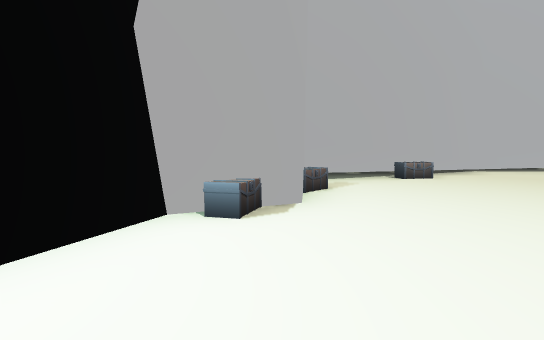
view 1 (above)

24 first-person views from a walk through a 3-D level made in the Unity game engine. The camera is 1.4 m above the floor, tilts 4° down and sees 75° across. The floor is counted in squares, 2 m on a side. Each view is taken from the middle of a square. On the plan, view 1 faces up. The plan holds only what a view shows up to about 11 squares ahead; the rest is blank. The place goes on beyond the plan. Some animated figures are left out.

view 2
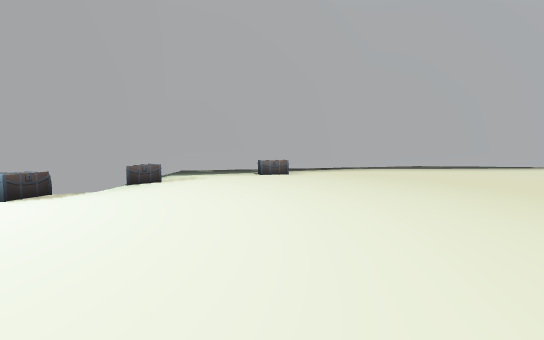

view 3
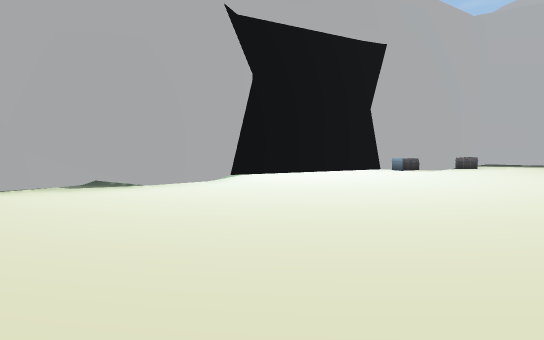

view 4
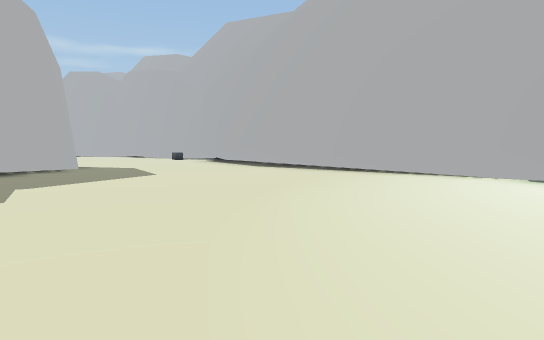

view 5
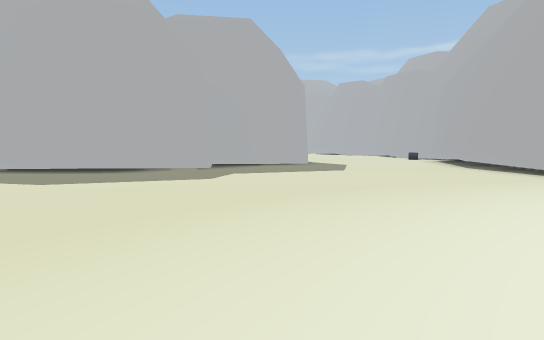

view 6
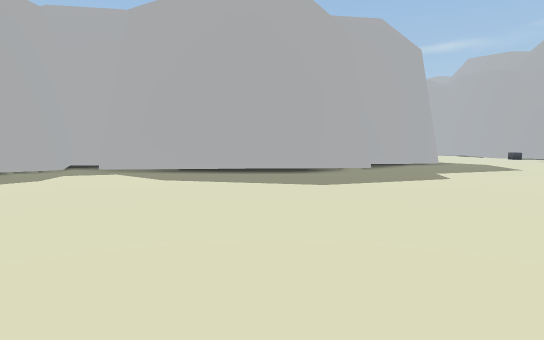

view 7
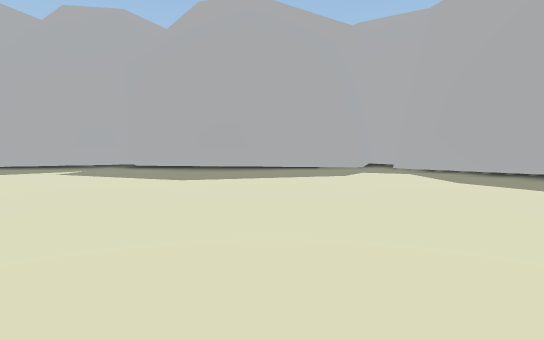

view 8
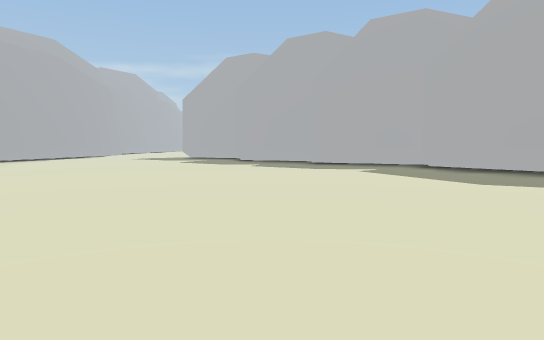

view 9
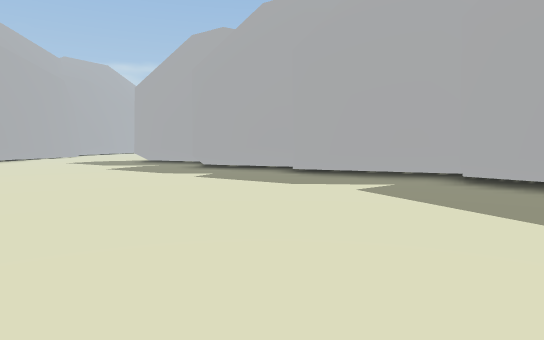

view 10
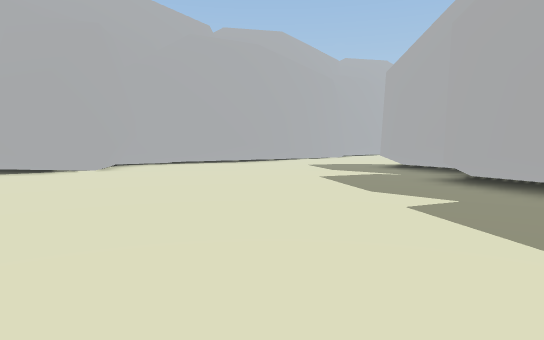

view 11
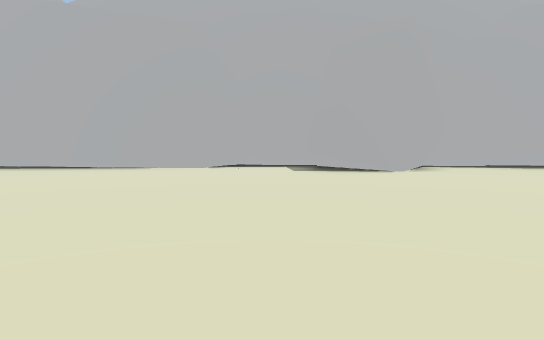

view 12
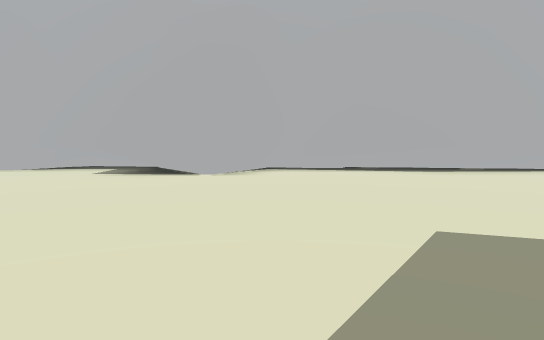

view 13
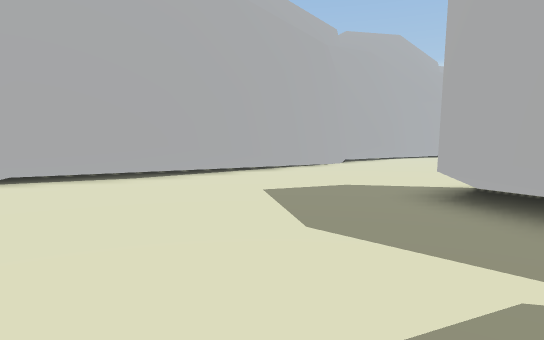

view 14
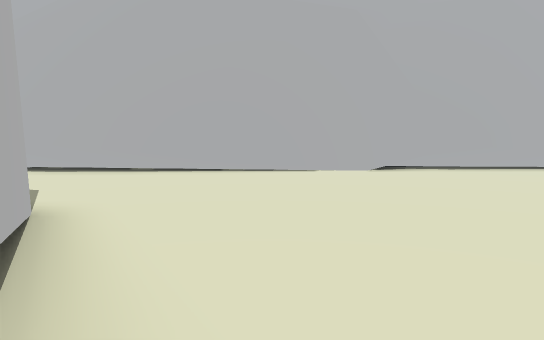

view 15
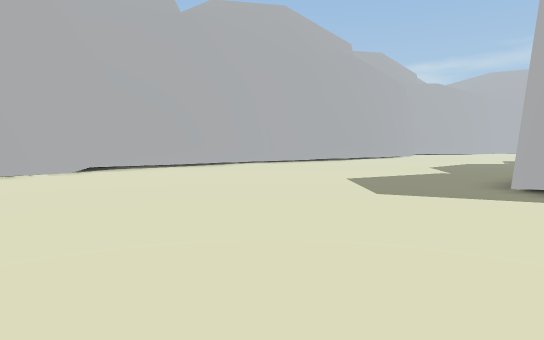

view 16
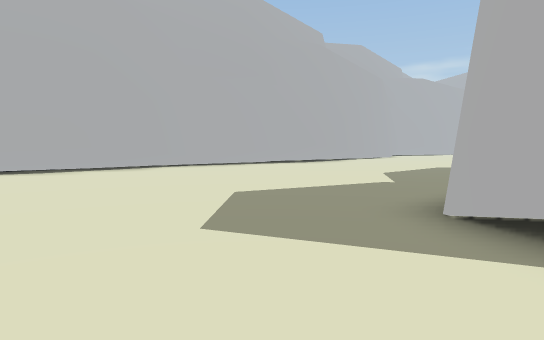

view 17
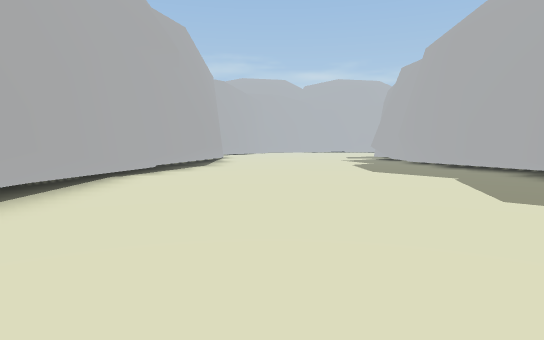

view 18
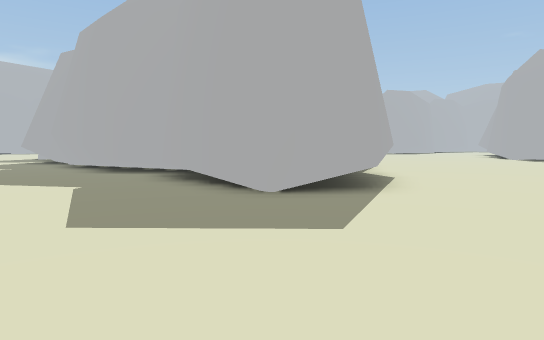

view 19
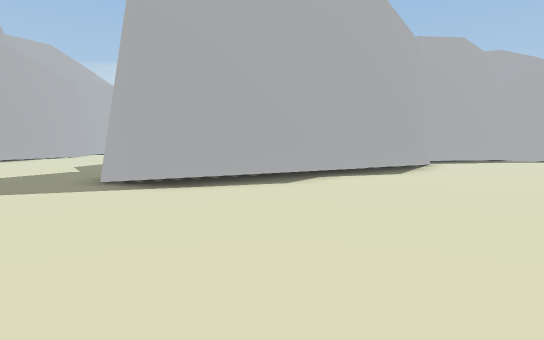

view 20
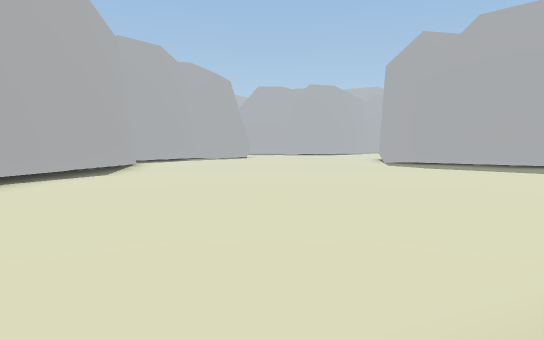

view 21
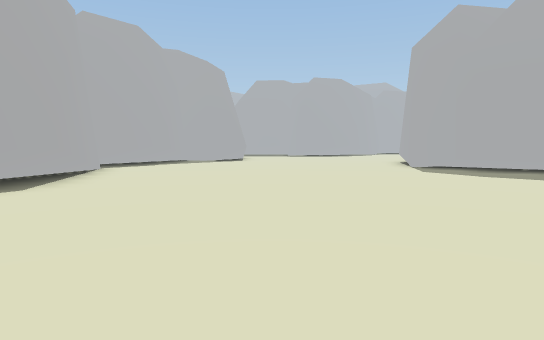

view 22
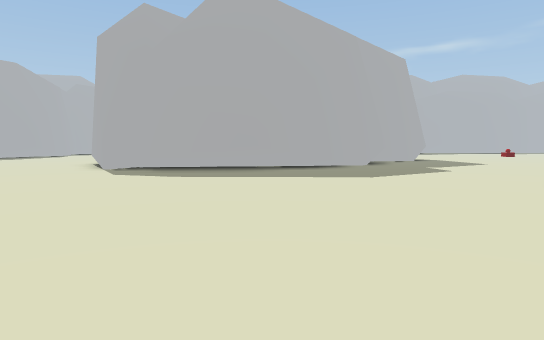

view 23
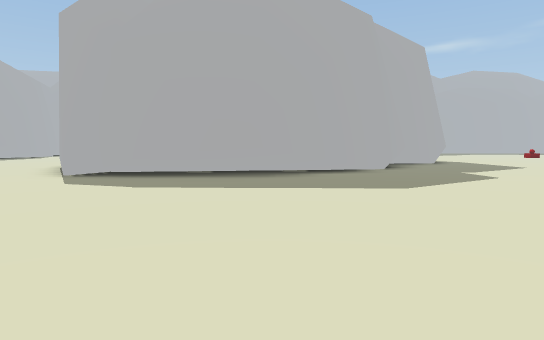

view 24
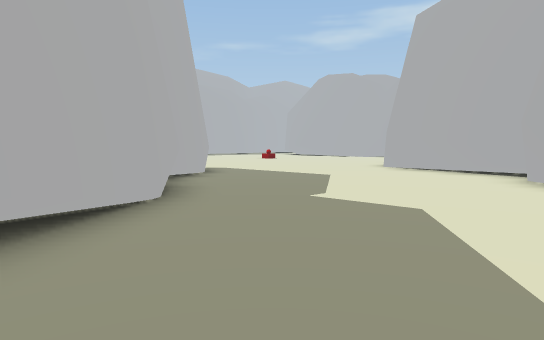

### Floor plan
Points are (right, up) in squares from view 1. A wall is a line through its corners. A room is listed if a view was taken in it or the views show most of it. See-through windows are left out.
Room 1 (views 1, 2, 3, 4, 5, 6, 7, 8, 9, 10, 11, 12, 13, 14, 15, 16, 17, 18, 19, 20, 21, 22, 23, 24)
walls: (20.2, -5.8) (20.1, -4.9) (21.9, -2.5); (22.7, -2.7) (22.6, -1.6) (24.2, 0.6); (26.1, 1.4) (27.8, 3.7); (15, -11.1) (16.9, -6.7) (19.6, -5.4); (10.9, -10.1) (13.7, -10.8); (23.9, -14.5) (22.6, -18.3); (23.9, -14.5) (23.5, -16.6); (25.6, -13.8) (25, -14.4); (29.5, 3.6) (30.6, 1.7); (23.7, -15.9) (22.9, -18.2); (8.8, -9.9) (11.8, -10.3); (21.6, 8.8) (17.9, 8.1); (8.4, -10.1) (8.9, -9.9) (14, -11.1); (17.2, 10) (15.9, 9.9) (15, 10.2); (22.1, 10.2) (21, 8.7); (16.7, 10.5) (14.6, 10) (6.6, 8.9) (5.3, 9.3); (5.9, -12) (8.7, -9.9); (30.7, -17.5) (34.5, -14.6) (37.4, -14.8) (37.6, -15.2) (38.8, -15.2); (29.5, -18.9) (30.8, -17.5); (27.7, -20.9) (29.2, -19.7); (7.2, 10.4) (1.3, 6.7) (0.5, 6.6); (26.6, -22.2) (27.8, -20.8); (40.2, -3.5) (38.8, -2.8) (37.8, -0.1) (38.6, 1.1) (38.9, 1.3) (42.3, 1.2); (34.7, 9.9) (26.5, 8.8) (22.2, 10.1) (21.3, 8.8); (2.6, -14.5) (4.7, -12.9); (2.6, -14.9) (2.8, -14.4); (1.4, 6.8) (0.9, 6.6); (38.6, -15.2) (38.9, -15.4) (40.2, -17.4); (-0.4, 3.8) (-1.1, 3.4) (-2.5, -0.7) (-1.8, -1.6); (-2.1, -4.8) (-2.7, -5); (36.7, 10.5) (34.5, 9.9); (-2, -1.2) (-1.7, -2) (-2, -4.7) (-2.5, -5); (37.6, 9.8) (37.1, 9.9); (41.9, 1.2) (42.4, 1.1); (0.7, 7.7) (0.4, 4.3); (-2.8, -4) (-1.6, -12.1); (42.8, 0.2) (44, 1.5); (43.6, 1.2) (44.1, 1.5) (45.5, 1.4); (44, 1.4) (45.6, 1.6); (45.1, -7.8) (40.9, -5.6) (39.9, -2.9); (42.1, 10.4) (37.5, 9.8) (35.8, 10.3); (45.1, 9.2) (42, 10.2)
low walls: (25.3, -14) (24.7, -14.5); (24.1, 11) (22.3, 10.8) (20.6, 8.4); (-2.9, -3.6) (-2.7, -4.2)
objects: chest (0, 4); chest (1, 6); chest (3, 8)

Where each view was taken, in squares from view 1:
view 1: 0 up, 0 right, facing up
view 2: 1 down, 3 right, facing up
view 3: 6 down, 4 right, facing up-left
view 4: 3 down, 6 right, facing down-left
view 5: 1 down, 4 right, facing down
view 6: 1 down, 9 right, facing down
view 7: 1 down, 9 right, facing down-right
view 8: 1 down, 9 right, facing right
view 9: 2 down, 13 right, facing right
view 10: 2 down, 17 right, facing up-right
view 11: 1 down, 17 right, facing up
view 12: 0 up, 22 right, facing up
view 13: 2 up, 23 right, facing up-right
view 14: 0 up, 32 right, facing up
view 15: 0 up, 32 right, facing up-right
view 16: 0 up, 35 right, facing up-right
view 17: 7 up, 34 right, facing right
view 18: 5 up, 35 right, facing down-right
view 19: 2 down, 32 right, facing right
view 20: 2 down, 32 right, facing down-right
view 21: 4 down, 34 right, facing down-right
view 22: 5 down, 34 right, facing down
view 23: 7 down, 34 right, facing down
view 24: 13 down, 33 right, facing down-left
